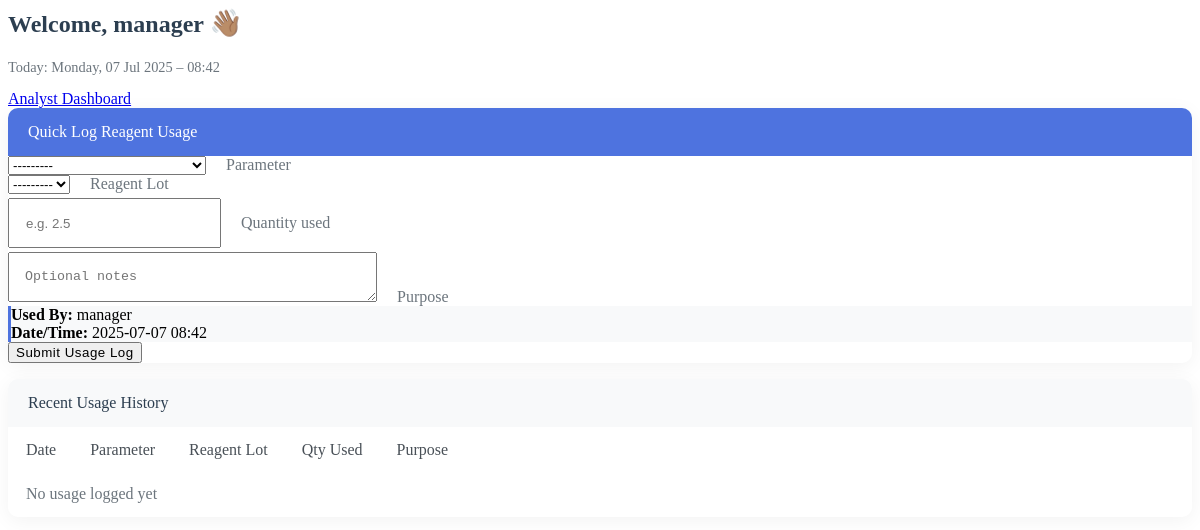
Before: /reagent-usage/analyst/ (signed in) with the older database file.
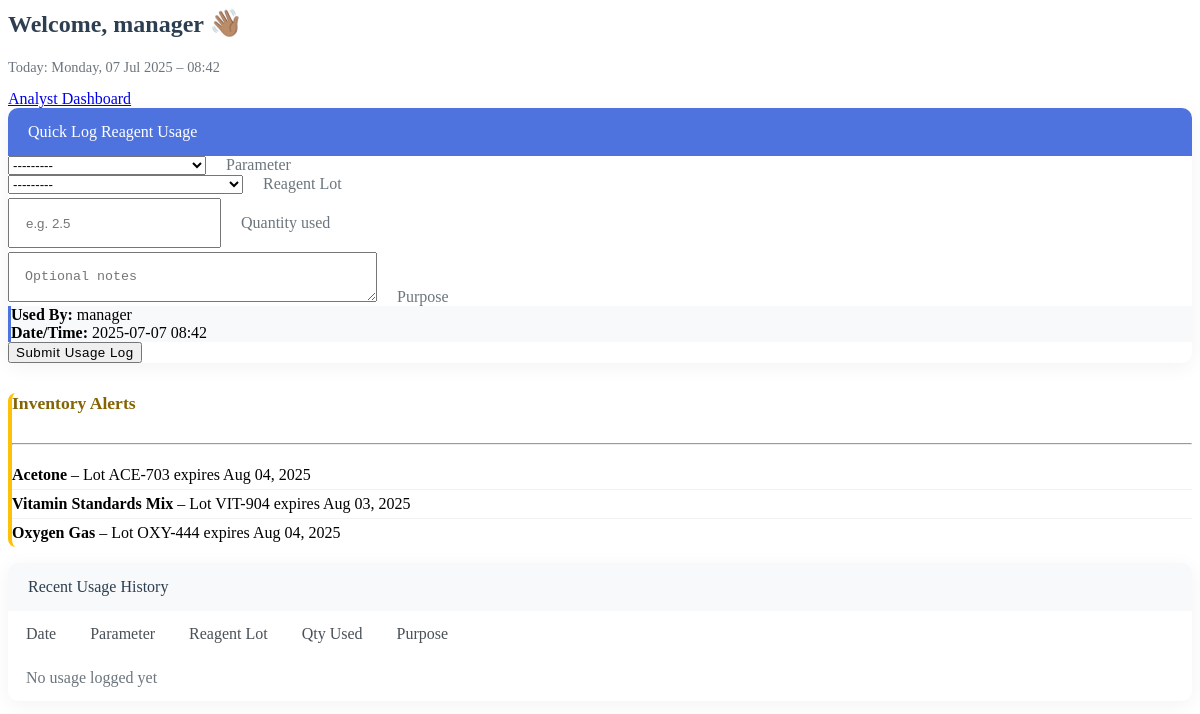
After: the same page with the newer database file.
### lims/models/reagent.py (models this page shows, shortened)
class ReagentLot(models.Model):
    reagent = models.ForeignKey(Reagent, on_delete=models.CASCADE, related_name='lots')
    lot_number = models.CharField(max_length=50, unique=True)
    expiry_date = models.DateField()
    quantity = models.DecimalField(max_digits=10, decimal_places=2)
    unit = models.CharField(max_length=10, default='mL')
    status = models.CharField(max_length=20, choices=[
        ('active', 'Active'), ('expired', 'Expired'), ('archived', 'Archived')
    ], default='active')

class Reagent(models.Model):
    name = models.CharField(max_length=100)

### lims/views/reagent.py (the view)
# urls.py: path('reagent-usage/analyst/', analyst_dashboard, name='analyst-dashboard'),
@login_required
def analyst_dashboard(request):
    today = now()
    alerts_expiring = ReagentLot.objects.filter(status='active', expiry_date__lte=today.date() + timedelta(days=30))
    alerts_low_stock = ReagentLot.objects.filter(status='active', quantity__lte=10)
    if request.method == 'POST':
        form = ReagentUsageForm(request.POST)
        if form.is_valid():
            usage = form.save(commit=False)
            usage.used_by = request.user
            usage.save()
            usage.lot.quantity -= usage.quantity_used
            usage.lot.save()
            return redirect('analyst-dashboard')
    else:
        form = ReagentUsageForm()
    recent_usage = (
        ReagentUsage.objects
        .filter(used_by=request.user)
        .select_related('parameter', 'lot__reagent')
        .order_by('-date_used')[:15]
    )
    return render(request, 'lims/analyst_reagent_dashboard.html', {
        'form': form,
        'recent_usage': recent_usage,
        'alerts_expiring': alerts_expiring,
        'alerts_low_stock': alerts_low_stock,
        'now': today,
    })

### lims/forms.py (shortened to what this page needs)
class ReagentUsageForm(forms.ModelForm):
    class Meta:
        model = ReagentUsage
        fields = ['parameter', 'lot', 'quantity_used', 'purpose']
        widgets = {
            'parameter': forms.Select(attrs={'class': 'form-select'}),
            'quantity_used': forms.NumberInput(attrs={
                'class': 'form-control',
                'placeholder': 'e.g. 2.5'
            }),
            'purpose': forms.Textarea(attrs={
                'class': 'form-control',
                'rows': 2,
                'placeholder': 'Optional notes'
            }),
        }
    def __init__(self, *args, **kwargs):
        super().__init__(*args, **kwargs)
        self.fields['lot'] = GroupedLotChoiceField(
            queryset=ReagentLot.objects.filter(status='active'),
            widget=forms.Select(attrs={'class': 'form-select'}),
            label='Reagent Lot'
        )
        self.fields['parameter'].queryset = Parameter.objects.select_related('group').order_by('group__name', 'name')

### lims/forms.py (called while the page is built)
    def label_from_instance(self, obj):
        return f"Lot {obj.lot_number} ({obj.quantity}{obj.unit} remaining)"

### lims/models/parameter.py (called while the page is built)
    def __str__(self):
        return f"{self.name} ({self.group.name})"

### lims/templates/lims/analyst_reagent_dashboard.html (shortened to what the changed rows need)
<div class="container mt-4">
  <div class="d-flex justify-content-between align-items-start mb-4">
    <div>
      <h2 class="welcome-heading mb-1">Welcome, {{ request.user.first_name|default:request.user.username }} <span class="welcome-emoji">👋🏽</span></h2>
    </div>
  </div>
  {% if alerts_expiring or alerts_low_stock %}
    <div class="alert alert-warning alert-dismissible fade show inventory-alert mb-4" role="alert">
      <div class="d-flex align-items-center">
        <h5 class="alert-heading mb-0">Inventory Alerts</h5>
      </div>
      <hr>
      <ul class="mb-0 alert-list">
        {% for lot in alerts_expiring %}
          <li class="alert-item">
            <strong>{{ lot.reagent.name }}</strong> – Lot {{ lot.lot_number }} expires {{ lot.expiry_date|date:"M d, Y" }}
          </li>
        {% endfor %}
      </ul>
    </div>
  {% endif %}
  <div class="card history-card">
    <div class="card-body p-0">
      <div class="table-responsive">
        <table class="table table-hover mb-0">
          <thead class="table-light">
            <tr>
              <th> Date</th>
              <th> Parameter</th>
              <th> Reagent Lot</th>
              <th> Qty Used</th>
              <th> Purpose</th>
            </tr>
          </thead>
        </table>
      </div>
    </div>
  </div>
</div>

Changed rows visible on the page:
added ReagentLot: reagent.name "Acetone", lot_number "ACE-703", expiry_date "Aug 04, 2025"
added ReagentLot: reagent.name "Vitamin Standards Mix", lot_number "VIT-904", expiry_date "Aug 03, 2025"
added ReagentLot: reagent.name "Oxygen Gas", lot_number "OXY-444", expiry_date "Aug 04, 2025"
Other visible differences:
text now shown: "Inventory Alerts"
